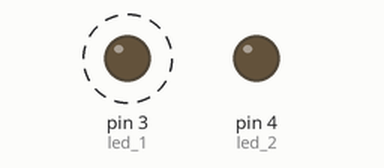
A sketch run on a simulated Arduino Uno, built with avr-gcc and run on an emulated ATmega328P. On the bench: output pins drawn as LEDs (lit = HIGH). Dashed ring = blinking.

Above: at 0.15 s.
At 2.55 s:
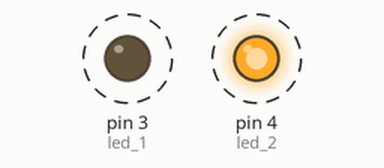
Timing chart, 0 to 3.0 s (numbered marks = the images above):
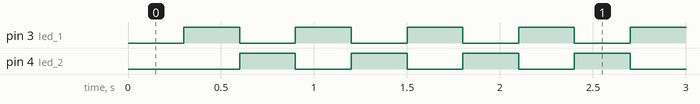

Measured:
- by itself, pin 3 (led_1), pin 4 (led_2): alternates HIGH for 0.30 s and LOW for 0.30 s

The sketch:

switch_leds.ino
```cpp
/*
 * Switch 2 leds.
 * 1. Connect LEDs on D3, D4.
 */

int led_1 = 3;
int led_2 = 4;

void setup() {
  pinMode(led_1, OUTPUT);
  pinMode(led_2, OUTPUT);
}

void loop() {
  delay(300);
  digitalWrite(led_1, HIGH);
  digitalWrite(led_2, LOW);
  delay(300);
  digitalWrite(led_1, LOW);
  digitalWrite(led_2, HIGH);
}
```
